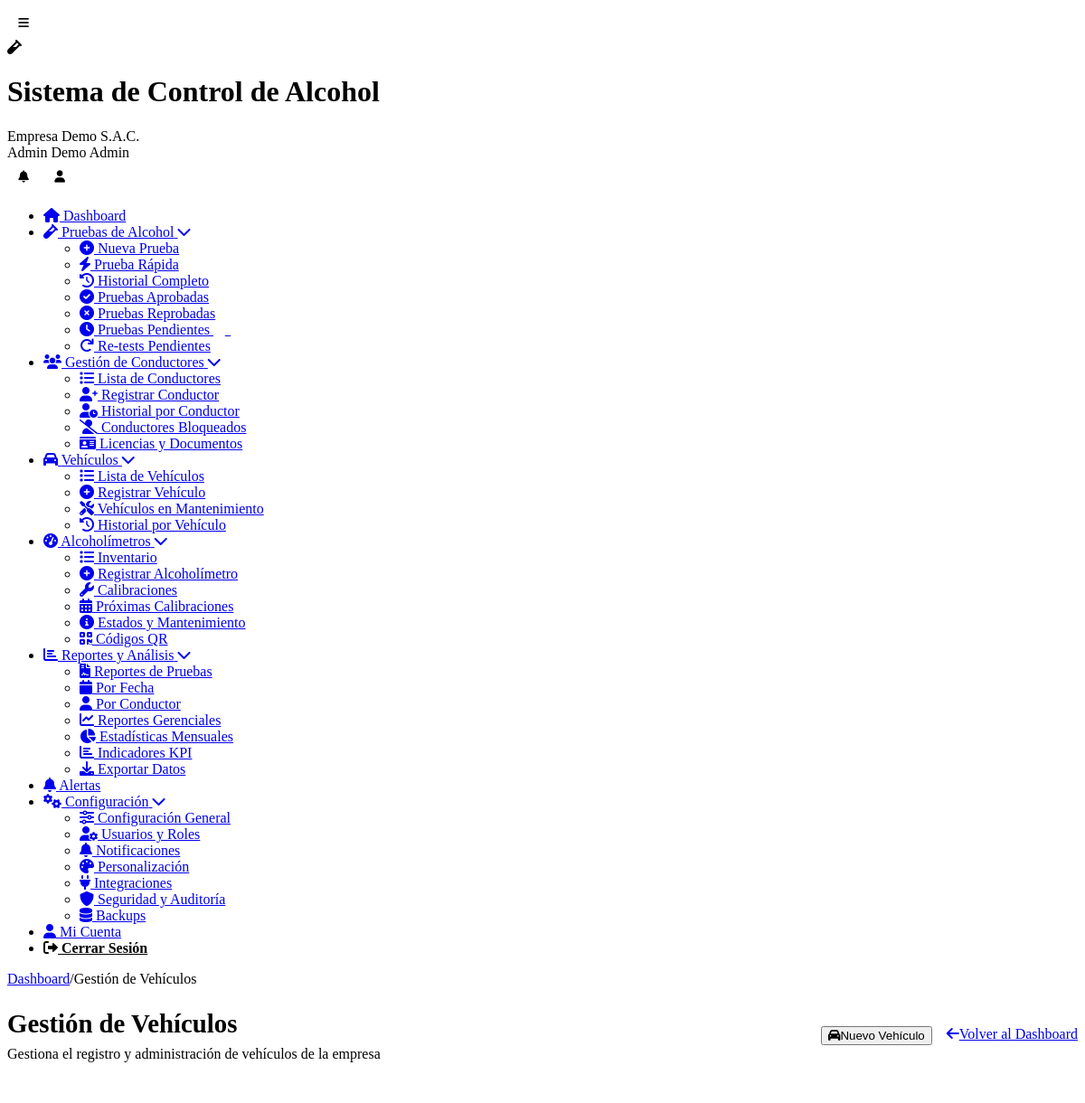
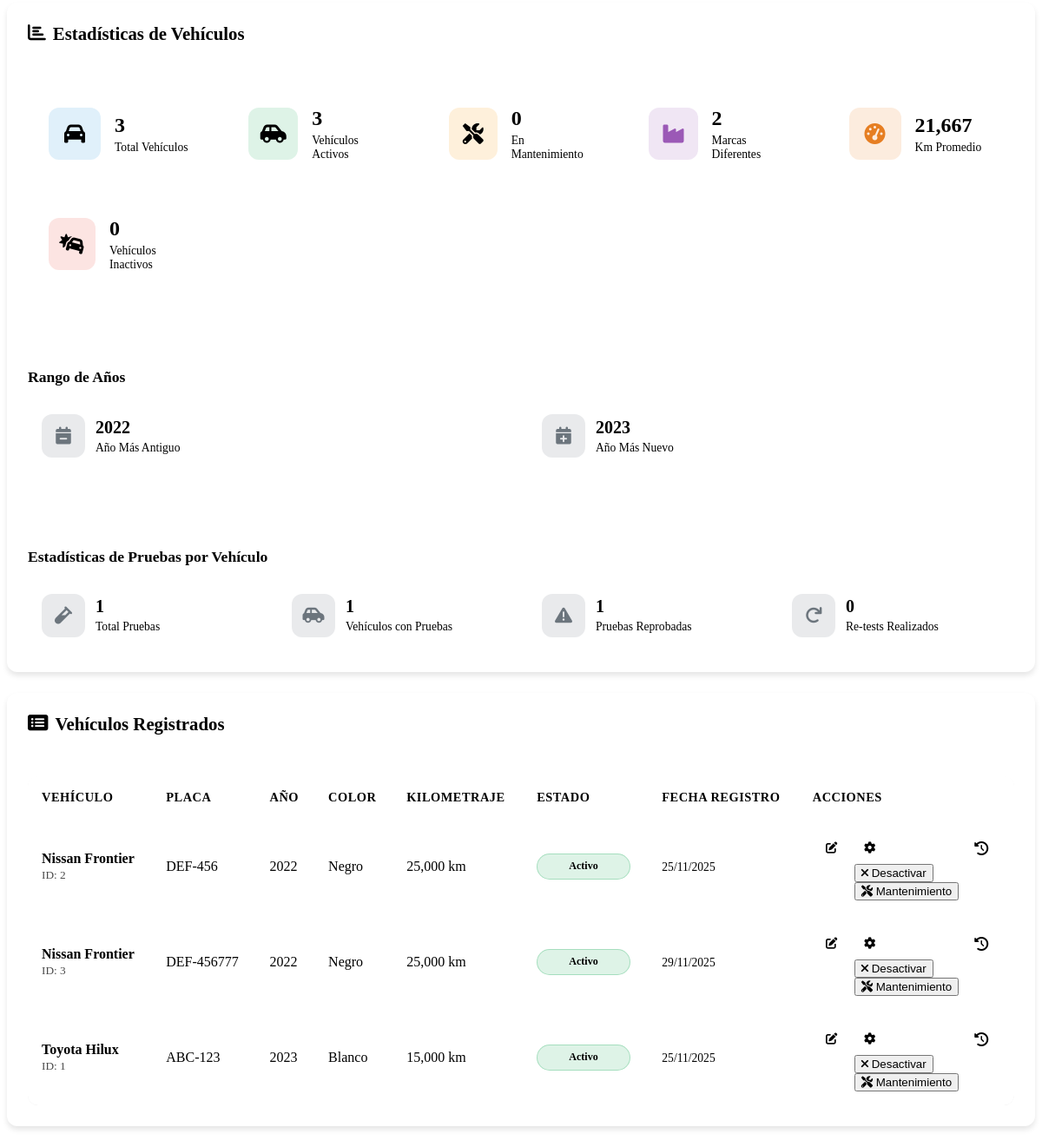
Page /vehiculos-mantenimiento.php (signed in) on the committed database (2 pictures, top to bottom).
### tables this page shows
CREATE TABLE `usuarios` (
  `id` int(11) NOT NULL,
  `cliente_id` int(11) DEFAULT NULL,
  `nombre` varchar(100) NOT NULL,
  `apellido` varchar(100) DEFAULT NULL,
  `email` varchar(255) NOT NULL,
  `password` varchar(255) NOT NULL,
  `telefono` varchar(20) DEFAULT NULL,
  `dni` varchar(15) DEFAULT NULL,
  `rol` enum('super_admin','admin','supervisor','operador','conductor','auditor') NOT NULL,
  `foto_perfil` varchar(255) DEFAULT NULL,
  `estado` tinyint(1) DEFAULT 1,
  `ultimo_login` timestamp NULL DEFAULT NULL,
  `token_recuperacion` varchar(100) DEFAULT NULL,
  `fecha_expiracion_token` datetime DEFAULT NULL,
  `intentos_login` int(11) DEFAULT 0,
  `bloqueado_hasta` datetime DEFAULT NULL,
  `fecha_creacion` timestamp NULL DEFAULT current_timestamp()
);

CREATE TABLE `clientes` (
  `id` int(11) NOT NULL,
  `nombre_empresa` varchar(255) NOT NULL,
  `ruc` varchar(20) NOT NULL,
  `direccion` text DEFAULT NULL,
  `telefono` varchar(20) DEFAULT NULL,
  `email_contacto` varchar(255) DEFAULT NULL,
  `plan_id` int(11) NOT NULL,
  `logo` varchar(255) DEFAULT NULL,
  `color_primario` varchar(7) DEFAULT '#2196F3',
  `color_secundario` varchar(7) DEFAULT '#1976D2',
  `fecha_registro` timestamp NULL DEFAULT current_timestamp(),
  `fecha_vencimiento` date DEFAULT NULL,
  `estado` enum('activo','inactivo','suspendido','prueba') DEFAULT 'prueba',
  `token_api` varchar(100) DEFAULT NULL,
  `modo_demo` tinyint(1) DEFAULT 1
);

CREATE TABLE `vehiculos` (
  `id` int(11) NOT NULL,
  `cliente_id` int(11) NOT NULL,
  `placa` varchar(20) NOT NULL,
  `marca` varchar(50) DEFAULT NULL,
  `modelo` varchar(50) DEFAULT NULL,
  `anio` int(11) DEFAULT NULL,
  `color` varchar(30) DEFAULT NULL,
  `kilometraje` int(11) DEFAULT NULL,
  `estado` enum('activo','inactivo','mantenimiento') DEFAULT 'activo',
  `fecha_creacion` timestamp NULL DEFAULT current_timestamp()
);

### vehiculos-mantenimiento.php (the view, shortened to what the rows shown need)
<?php
require_once __DIR__ . '/includes/Database.php';
$page_title = 'Gestión de Vehículos';
require_once __DIR__ . '/includes/header.php';
$db = new Database();
$cliente_id = $_SESSION['cliente_id'] ?? 0;
$vehiculos = $db->fetchAll("
    SELECT id, placa, marca, modelo, anio, color, kilometraje, estado, fecha_creacion
    FROM vehiculos
    WHERE cliente_id = ?
    ORDER BY marca, modelo, placa
", [$cliente_id]);
?>
<div class="content-body">
    <div class="dashboard-header">
        <div class="welcome-section">
            <h1><?php echo $page_title; ?></h1>
        </div>
    </div>
    <div class="crud-container">
        <div class="card">
            <div class="card-body">
                <?php if (!empty($vehiculos)): ?>
                <div class="table-responsive">
                    <table class="data-table">
                        <thead>
                            <tr>
                                <th>Vehículo</th>
                                <th>Placa</th>
                                <th>Año</th>
                                <th>Color</th>
                                <th>Kilometraje</th>
                                <th>Estado</th>
                                <th>Fecha Registro</th>
                                <th>Acciones</th>
                            </tr>
                        </thead>
                        <tbody>
                            <?php foreach ($vehiculos as $vehiculo): ?>
                            <tr>
                                <td>
                                    <div class="vehiculo-info">
                                        <div class="vehiculo-marca-modelo">
                                            <strong><?php echo htmlspecialchars($vehiculo['marca'] . ' ' . $vehiculo['modelo']); ?></strong>
                                        </div>
                                        <div class="vehiculo-detalles">
                                            <small class="text-muted">ID: <?php echo $vehiculo['id']; ?></small>
                                        </div>
                                    </div>
                                </td>
                                <td>
                                    <span class="placa-badge"><?php echo htmlspecialchars($vehiculo['placa']); ?></span>
                                </td>
                                <td>
                                    <?php if ($vehiculo['anio']): ?>
                                    <span class="anio-vehiculo"><?php echo htmlspecialchars($vehiculo['anio']); ?></span>
                                    <?php else: ?>
                                    <span class="text-muted">No especificado</span>
                                    <?php endif; ?>
                                </td>
                                <td>
                                    <?php if ($vehiculo['color']): ?>
                                    <div class="color-info">
                                        <?php echo htmlspecialchars($vehiculo['color']); ?>
                                    </div>
                                    <?php else: ?>
                                    <span class="text-muted">No especificado</span>
                                    <?php endif; ?>
                                </td>
                                <td>
                                    <?php if ($vehiculo['kilometraje']): ?>
                                    <span class="kilometraje-info">
                                        <?php echo number_format($vehiculo['kilometraje'], 0); ?> km
                                    </span>
                                    <?php else: ?>
                                    <span class="text-muted">Sin datos</span>
                                    <?php endif; ?>
                                </td>
                                <td>
                                    <span class="status-badge estado-<?php echo $vehiculo['estado']; ?>">
                                        <?php
                                        $estados = [
                                            'activo' => 'Activo',
                                            'inactivo' => 'Inactivo',
                                            'mantenimiento' => 'Mantenimiento'
                                        ];
                                        echo $estados[$vehiculo['estado']] ?? $vehiculo['estado'];
                                        ?>
                                    </span>
                                </td>
                                <td>
                                    <span class="fecha-registro">
                                        <?php echo date('d/m/Y', strtotime($vehiculo['fecha_creacion'])); ?>
                                    </span>
                                </td>
                                <td class="action-buttons">
                                    <button type="button" class="btn-icon primary"
                                            title="Editar Vehículo"
                                            onclick="editarVehiculo(<?php echo $vehiculo['id']; ?>)">
                                        <i class="fas fa-edit"></i>
                                    </button>
                                    <div class="dropdown">
                                        <button type="button" class="btn-icon warning dropdown-toggle"
                                                title="Cambiar Estado"
                                                data-toggle="dropdown">
                                            <i class="fas fa-cog"></i>
                                        </button>
                                        <div class="dropdown-menu">
                                            <?php if ($vehiculo['estado'] !== 'inactivo'): ?>
                                            <form method="POST" class="dropdown-form">
                                                <button type="submit" name="cambiar_estado" class="dropdown-item danger">
                                                    <i class="fas fa-times"></i> Desactivar
                                                </button>
                                            </form>
                                            <?php endif; ?>
                                            <?php if ($vehiculo['estado'] !== 'mantenimiento'): ?>
                                            <form method="POST" class="dropdown-form">
                                                <button type="submit" name="cambiar_estado" class="dropdown-item warning">
                                                    <i class="fas fa-tools"></i> Mantenimiento
                                                </button>
                                            </form>
                                            <?php endif; ?>
                                        </div>
                                    </div>
                                    <a href="historial-pruebas.php?vehiculo_id=<?php echo $vehiculo['id']; ?>"
                                       class="btn-icon info" title="Ver Historial de Pruebas">
                                        <i class="fas fa-history"></i>
                                    </a>
                                </td>
                            </tr>
                            <?php endforeach; ?>
                        </tbody>
                    </table>
                </div>
                <?php endif; ?>
            </div>
        </div>
    </div>
</div>
<?php
require_once __DIR__ . '/includes/footer.php';
?>

### includes/header.php (shortened to what the rows shown need)
<?php
$database = new Database();
$user_id = $_SESSION['user_id'] ?? null;
$user_query = $database->fetchOne("
    SELECT u.*, c.nombre_empresa, c.logo, c.color_primario, c.color_secundario, p.nombre_plan
    FROM usuarios u
    LEFT JOIN clientes c ON u.cliente_id = c.id
    LEFT JOIN planes p ON c.plan_id = p.id
    WHERE u.id = ?
", [$user_id]);
?>
<!DOCTYPE html>
<html lang="es">
<head>
	<link rel="stylesheet" href="<?php echo BASE_URL; ?>/assets/css/simple-style.css">
    <link rel="stylesheet" href="<?php echo BASE_URL; ?>/assets/css/responsive.css">
	<link rel="stylesheet" href="<?php echo BASE_URL; ?>/assets/css/dashboard-enhancements.css">
    <link href="https://cdnjs.cloudflare.com/ajax/libs/font-awesome/6.0.0/css/all.min.css" rel="stylesheet">
</head>
<body>
    <div class="app-container">
        <header class="app-header">
            <div class="header-content">
                <div class="brand-section">
                    <div class="brand-text">
                        <h1 class="app-name"><?php echo SITE_NAME; ?></h1>
                        <span class="client-name"><?php echo htmlspecialchars($user_query['nombre_empresa'] ?? 'Empresa'); ?></span>
                    </div>
                </div>
                <div class="user-menu">
                    <div class="user-info">
                        <span class="user-name"><?php echo htmlspecialchars(($user_query['nombre'] ?? 'Usuario') . ' ' . ($user_query['apellido'] ?? 'Sistema')); ?></span>
                        <span class="user-role"><?php echo ucfirst(str_replace('_', ' ', $user_query['rol'] ?? 'usuario')); ?></span>
                    </div>
                </div>
            </div>
        </header>
        <div class="main-content">
            <main class="content-area">
                <div class="content-body">

### rows in the picture
usuarios: cliente.nombre_empresa "Empresa Demo S.A.C.", nombre+apellido "Admin Demo", rol "Admin"
vehiculos: marca+modelo "Nissan Frontier", id "2", placa "DEF-456", anio "2022", color "Negro", kilometraje "25,000", estado "Activo", fecha_creacion "25/11/2025"
vehiculos: marca+modelo "Nissan Frontier", id "3", placa "DEF-456777", anio "2022", color "Negro", kilometraje "25,000", estado "Activo", fecha_creacion "29/11/2025"
vehiculos: marca+modelo "Toyota Hilux", id "1", placa "ABC-123", anio "2023", color "Blanco", kilometraje "15,000", estado "Activo", fecha_creacion "25/11/2025"

### other values in the picture
SITE_NAME "Sistema de Control de Alcohol"
$crumb "Dashboard"
$crumb "Gestión de Vehículos"
$page_title "Gestión de Vehículos"
$estadisticas['total_vehiculos'] "3"
$estadisticas['activos'] "3"
$estadisticas['en_mantenimiento'] "0"
$estadisticas['marcas_unicas'] "2"
$estadisticas['kilometraje_promedio'] "21,667"
$estadisticas['inactivos'] "0"
$estadisticas['anio_mas_antiguo'] "2022"
$estadisticas['anio_mas_nuevo'] "2023"
$pruebas_estadisticas['total_pruebas'] "1"
$pruebas_estadisticas['vehiculos_con_pruebas'] "1"
$pruebas_estadisticas['pruebas_reprobadas'] "1"
